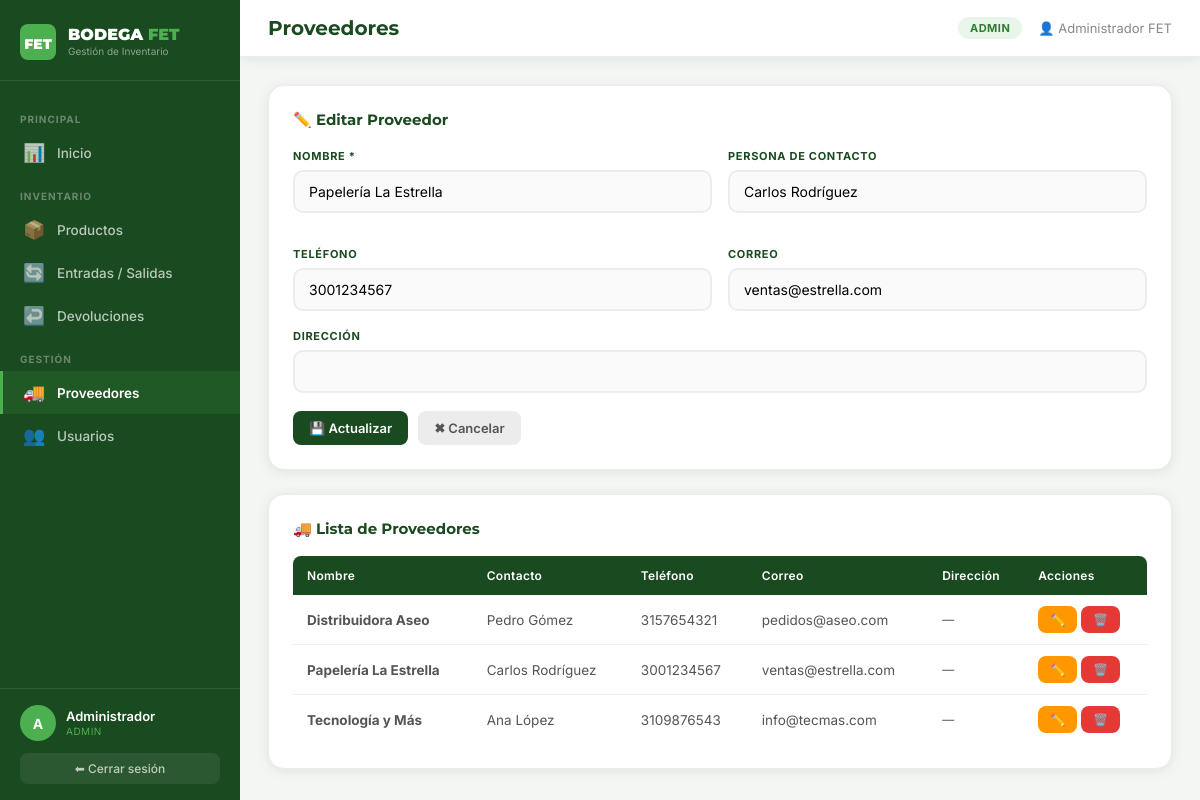
/proveedores.php?editar=1 (signed in), run on the app's committed database.
### tables this page shows
CREATE TABLE proveedores (
    id INT AUTO_INCREMENT PRIMARY KEY,
    nombre VARCHAR(150) NOT NULL,
    contacto VARCHAR(100),
    telefono VARCHAR(20),
    correo VARCHAR(150),
    direccion TEXT,
    activo TINYINT(1) DEFAULT 1,
    fecha_registro TIMESTAMP DEFAULT CURRENT_TIMESTAMP
);

### proveedores.php (the view, shortened to what this page needs)
<?php
require_once 'conexion.php';
$editar = null;
if (isset($_GET['editar'])) {
    $res = mysqli_query($conexion, "SELECT * FROM proveedores WHERE id=".intval($_GET['editar']));
    $editar = mysqli_fetch_assoc($res);
}
$proveedores = mysqli_query($conexion, "SELECT * FROM proveedores WHERE activo=1 ORDER BY nombre");
include 'header.php';
?>
<div class="card" style="margin-bottom:24px;">
    <h3 style="font-family:Montserrat,sans-serif;font-size:15px;color:#1a4a1f;margin-bottom:20px;">
        <?php echo $editar ? '✏️ Editar Proveedor' : '➕ Nuevo Proveedor'; ?>
    </h3>
    <form method="POST">
        <div class="form-grid-2">
            <div class="form-group">
                <label>Nombre *</label>
                <input type="text" name="nombre" class="form-control" required value="<?php echo htmlspecialchars($editar['nombre'] ?? ''); ?>">
            </div>
            <div class="form-group">
                <label>Persona de contacto</label>
                <input type="text" name="contacto" class="form-control" value="<?php echo htmlspecialchars($editar['contacto'] ?? ''); ?>">
            </div>
            <div class="form-group">
                <label>Teléfono</label>
                <input type="text" name="telefono" class="form-control" value="<?php echo htmlspecialchars($editar['telefono'] ?? ''); ?>">
            </div>
            <div class="form-group">
                <label>Correo</label>
                <input type="email" name="correo" class="form-control" value="<?php echo htmlspecialchars($editar['correo'] ?? ''); ?>">
            </div>
        </div>
        <div class="form-group">
            <label>Dirección</label>
            <input type="text" name="direccion" class="form-control" value="<?php echo htmlspecialchars($editar['direccion'] ?? ''); ?>">
        </div>
        <div style="display:flex;gap:10px;">
            <button type="submit" class="btn btn-primary">💾 <?php echo $editar?'Actualizar':'Guardar'; ?></button>
            <?php if ($editar): ?><a href="proveedores.php" class="btn btn-light">✖ Cancelar</a><?php endif; ?>
        </div>
    </form>
</div>
<div class="card">
    <h3 style="font-family:Montserrat,sans-serif;font-size:15px;color:#1a4a1f;margin-bottom:18px;">🚚 Lista de Proveedores</h3>
    <div class="tabla-wrap">
    <table>
        <thead><tr><th>Nombre</th><th>Contacto</th><th>Teléfono</th><th>Correo</th><th>Dirección</th><th>Acciones</th></tr></thead>
        <tbody>
        <?php if(mysqli_num_rows($proveedores)===0): ?>
            <tr><td colspan="6" style="text-align:center;color:#aaa;padding:20px;">Sin proveedores.</td></tr>
        <?php else: ?>
        <?php while($p=mysqli_fetch_assoc($proveedores)): ?>
        <tr>
            <td><strong><?php echo htmlspecialchars($p['nombre']); ?></strong></td>
            <td><?php echo htmlspecialchars($p['contacto'] ?: '—'); ?></td>
            <td><?php echo htmlspecialchars($p['telefono'] ?: '—'); ?></td>
            <td><?php echo htmlspecialchars($p['correo'] ?: '—'); ?></td>
            <td style="font-size:12px;"><?php echo htmlspecialchars($p['direccion'] ?: '—'); ?></td>
            <td style="white-space:nowrap;">
                <a href="proveedores.php?editar=<?php echo $p['id']; ?>" class="btn btn-warning btn-sm">✏️</a>
                <a href="proveedores.php?eliminar=<?php echo $p['id']; ?>" class="btn btn-danger btn-sm" onclick="return confirm('¿Eliminar?')">🗑️</a>
            </td>
        </tr>
        <?php endwhile; ?>
        <?php endif; ?>
        </tbody>
    </table>
    </div>
</div>
<?php include 'footer.php'; ?>

### header.php (style rules this page uses)
:root { --verde-oscuro: #1a4a1f; --verde-medio: #2d7a35; --verde-claro: #4caf50; --verde-suave: #e8f5e9; --blanco: #ffffff; --gris-bg: #f4f6f4; --gris-claro: #ececec; --gris-texto: #555; --sombra: 0 2px 12px rgba(26,74,31,0.10); --sidebar-w: 240px; }
* { margin:0; padding:0; box-sizing:border-box; }
body { font-family:'Inter',sans-serif; background:var(--gris-bg); display:flex; min-height:100vh; }
.card { background:var(--blanco); border-radius:16px; padding:24px; box-shadow:var(--sombra); border:1px solid var(--gris-claro); }
.tabla-wrap { overflow-x:auto; }
table { width:100%; border-collapse:collapse; font-size:13.5px; }
thead th { background:var(--verde-oscuro); color:white; padding:12px 14px; text-align:left; font-weight:600; font-size:12px; letter-spacing:0.3px; }
thead th:first-child { border-radius:8px 0 0 0; }
thead th:last-child { border-radius:0 8px 0 0; }
tbody td { padding:11px 14px; border-bottom:1px solid #f0f0f0; color:var(--gris-texto); }
tbody tr:last-child td { border-bottom:none; }
.btn { display:inline-flex; align-items:center; gap:6px; padding:9px 16px; border-radius:8px; font-size:13px; font-weight:600; cursor:pointer; border:none; text-decoration:none; transition:all 0.2s; font-family:'Inter',sans-serif; }
.btn-primary { background:var(--verde-oscuro); color:white; }
.btn-warning { background:#ff9800; color:white; }
.btn-danger { background:#e53935; color:white; }
.btn-light { background:var(--gris-claro); color:var(--gris-texto); }
.btn-sm { padding:6px 12px; font-size:12px; }
.form-group { margin-bottom:18px; }
.form-group label { display:block; font-size:11px; font-weight:700; color:var(--verde-oscuro); text-transform:uppercase; letter-spacing:0.7px; margin-bottom:7px; }
.form-control { width:100%; padding:11px 14px; border:2px solid var(--gris-claro); border-radius:10px; font-size:14px; font-family:'Inter',sans-serif; outline:none; transition:border-color 0.2s, box-shadow 0.2s; background:#fafafa; }
.form-grid-2 { display:grid; grid-template-columns:1fr 1fr; gap:16px; }

### data on the page
proveedores: nombre "Papelería La Estrella", contacto "Carlos Rodríguez", telefono "3001234567", correo "ventas@estrella.com", direccion "—"
proveedores: nombre "Distribuidora Aseo", contacto "Pedro Gómez", telefono "3157654321", correo "pedidos@aseo.com", direccion "—"
proveedores: nombre "Tecnología y Más", contacto "Ana López", telefono "3109876543", correo "info@tecmas.com", direccion "—"

### other printed values
substr($_SESSION['nombre'],0,1) "A"
explode(' ',$_SESSION['nombre'])[0] "Administrador"
$_SESSION['rol'] "ADMIN"
$titulo_pagina "Proveedores"
$_SESSION['nombre'] "Administrador FET"
